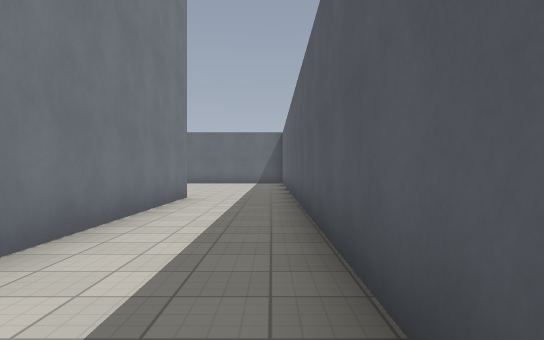
view 1 (above)

23 first-person views from a walk through a 3-D level made in the Godot game engine. The camera is 1.3 m above the floor, looks level and sees 70° across. The floor is counted in squares, 2 m on a side. Each view is taken from the middle of a square. On the plan, view 1 faces up. The plan holds only what a view shows up to about 11 squares ahead; the rest is blank. The place goes on beyond the plan. Characters and animated objects are left out. Surface patterns are stand-ins for the level's own textures.

view 2
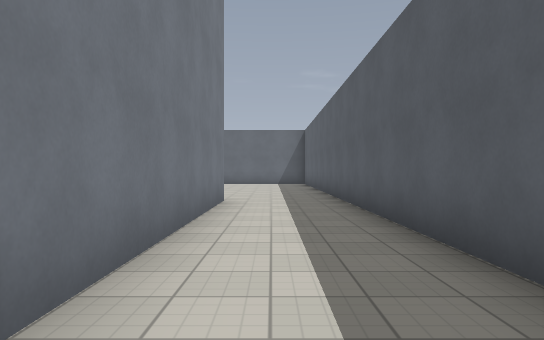

view 3
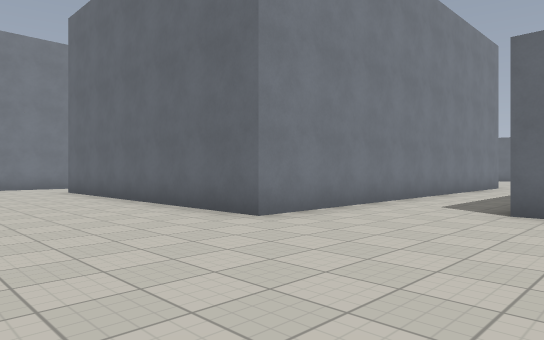

view 4
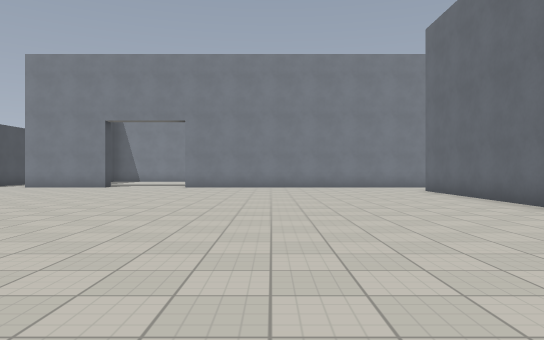

view 5
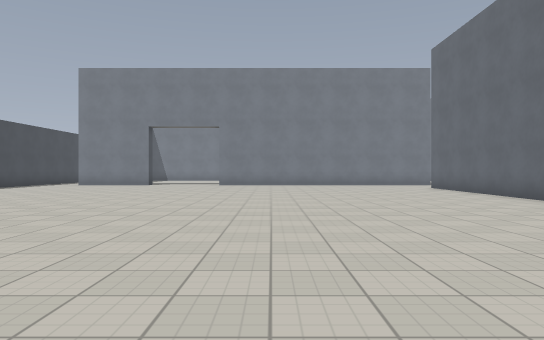

view 6
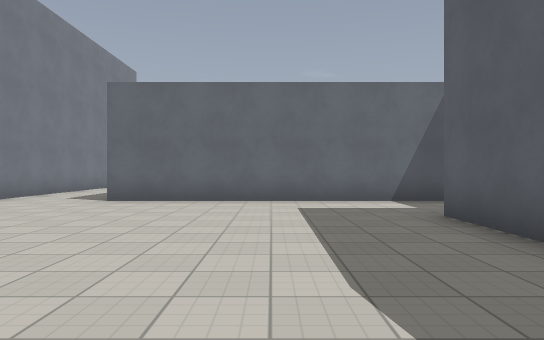

view 7
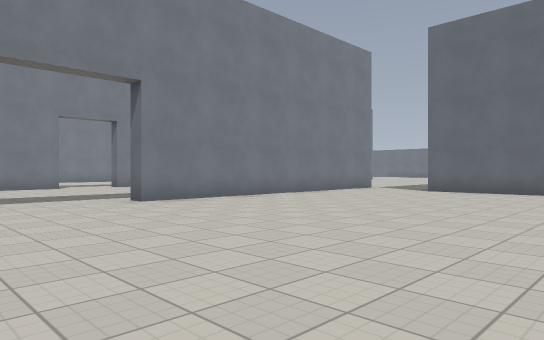

view 8
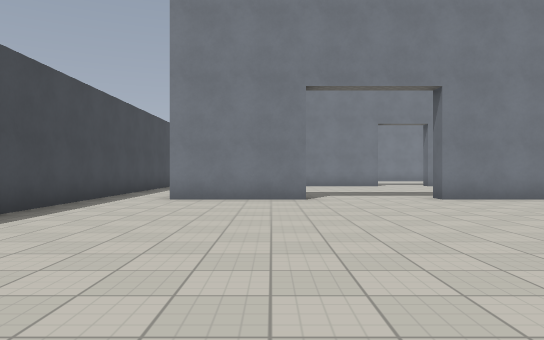

view 9
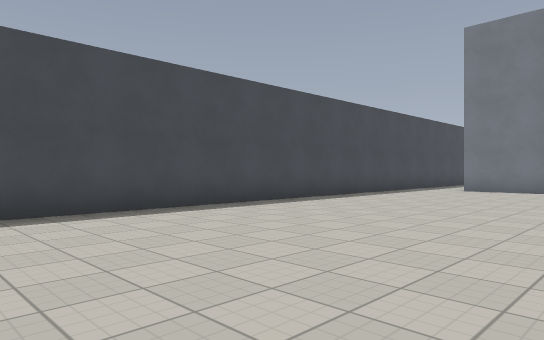

view 10
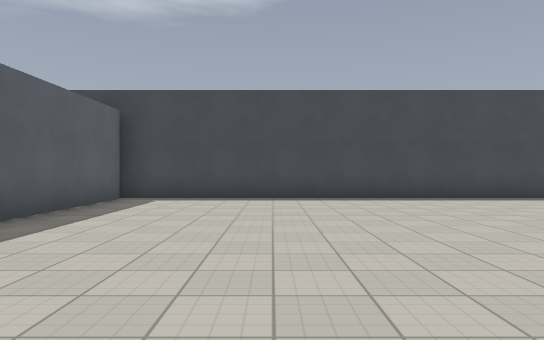

view 11
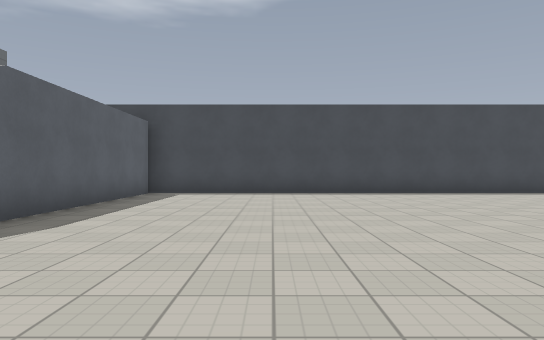

view 12
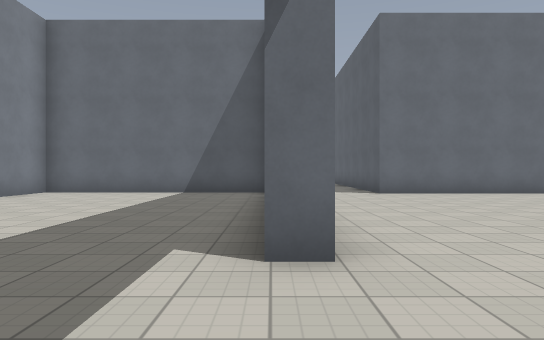

view 13
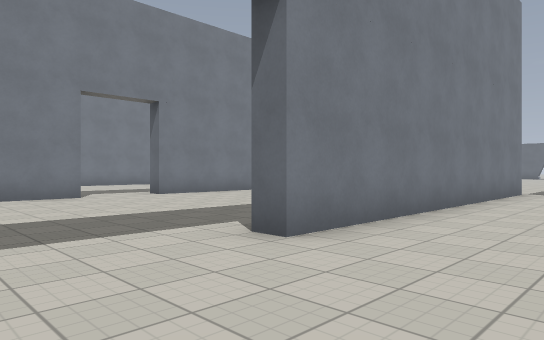

view 14
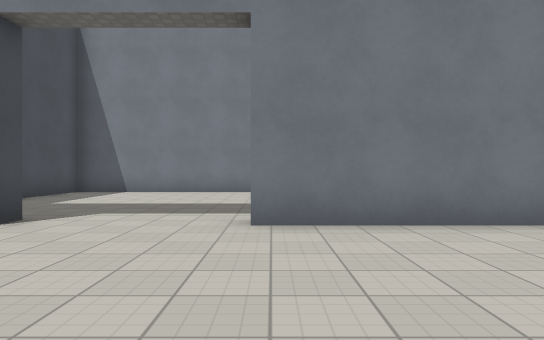

view 15
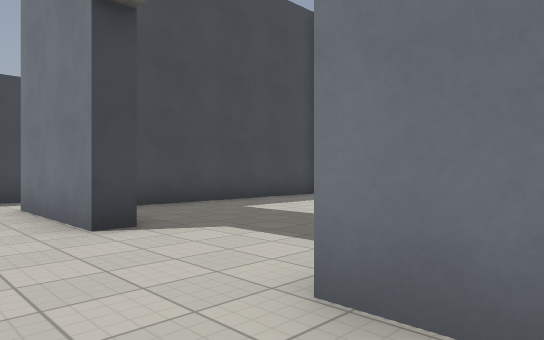

view 16
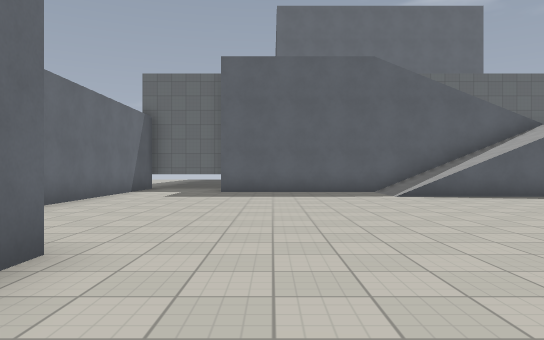

view 17
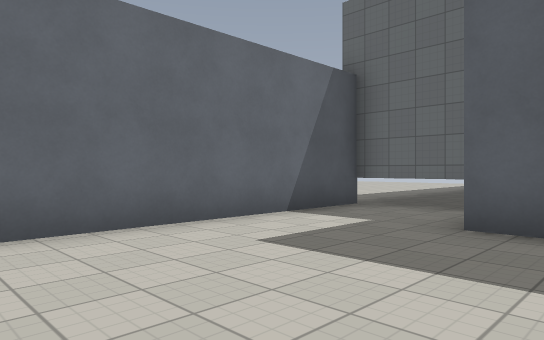

view 18
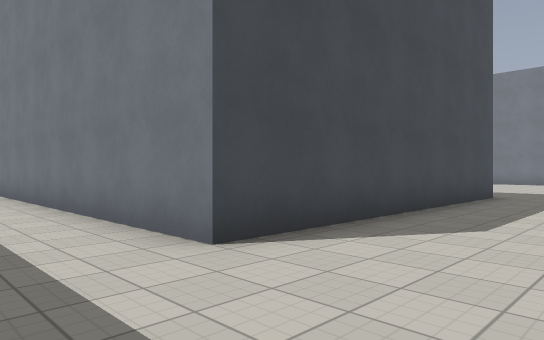

view 19
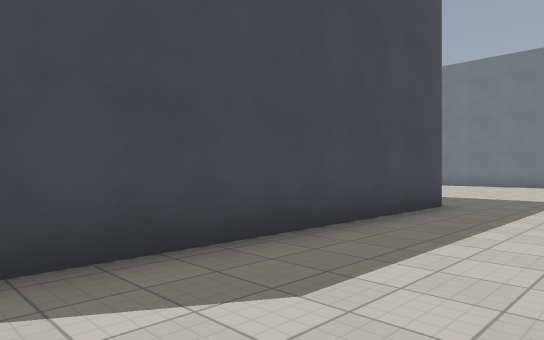

view 20
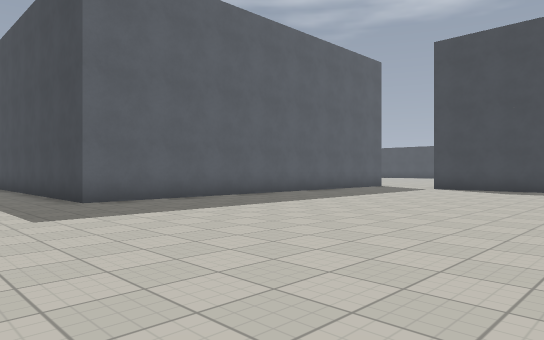

view 21
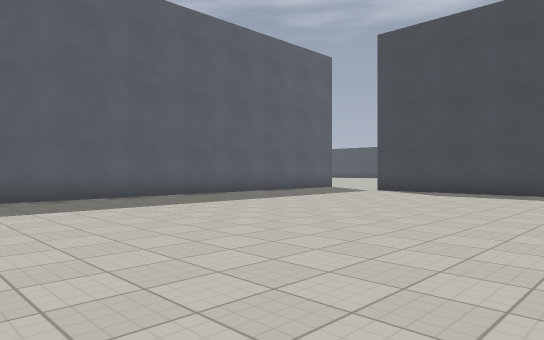

view 22
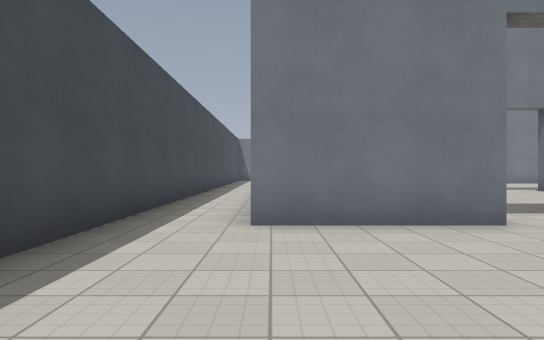

view 23
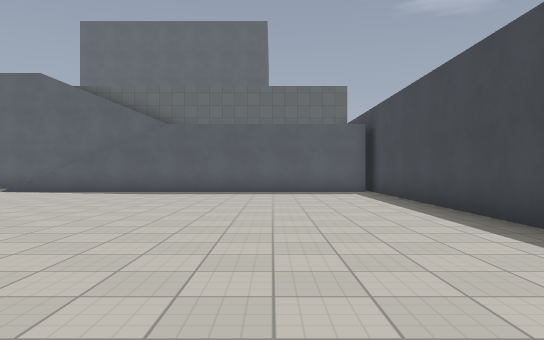

### Floor plan
Points are (right, up) in squares from view 1. A wall is a line through its corners. A room is listed if a view was taken in it or the views show most of it. See-through windows are left out.
Room 1 (views 1, 2, 18, 19, 20, 21)
walls: (-10, 3.4) (-10, 9.3) (-2, 9.3) (-2, -0.4); (-17.1, -1.3) (-14.6, -1.3); (0.5, 0.8) (0.5, 12)
ways out: opening at (-11.5, -1.5) to room 2; opening at (-0.5, -1) to room 2
Room 2 (views 3, 4, 5, 6, 7, 8, 9, 10, 11, 12, 13, 14, 15, 16, 17, 22, 23)
walls: (-2, -0.4) (-2, -2.2) (-10, -2.2); (8.5, 0.2) (0.5, 0.2); (4.4, -17.8) (4.4, -16.9); (-12.6, -1.2) (-12.6, -10.2) (-13.1, -10.2); (-13.1, -13.2) (-12.6, -13.2) (-12.6, -16.2); (-19.4, -15.7) (-14.2, -15.7); (-19, -18) (5.8, -18)
ways out: opening at (-11.5, -1.5) to room 1; opening at (-0.5, -1) to room 1

Positions as (right, up) in squares from view 1, and headings:
1: (0, 0), facing up
2: (-1, 1), facing up
3: (2, -6), facing up-left
4: (2, -7), facing left
5: (4, -8), facing left
6: (4, -8), facing up
7: (-5, -14), facing up-left
8: (-4, -14), facing left
9: (0, -12), facing down-left
10: (1, -9), facing down
11: (1, -7), facing down
12: (-13, -13), facing up
13: (-10, -13), facing up-left
14: (-8, -10), facing left
15: (-11, -9), facing down-left
16: (-5, -4), facing right
17: (2, -4), facing up-right
18: (0, 12), facing down-left
19: (-3, 12), facing down-left
20: (-18, 12), facing down-right
21: (-19, 10), facing down-right
22: (-8, -16), facing left
23: (-7, -15), facing right
